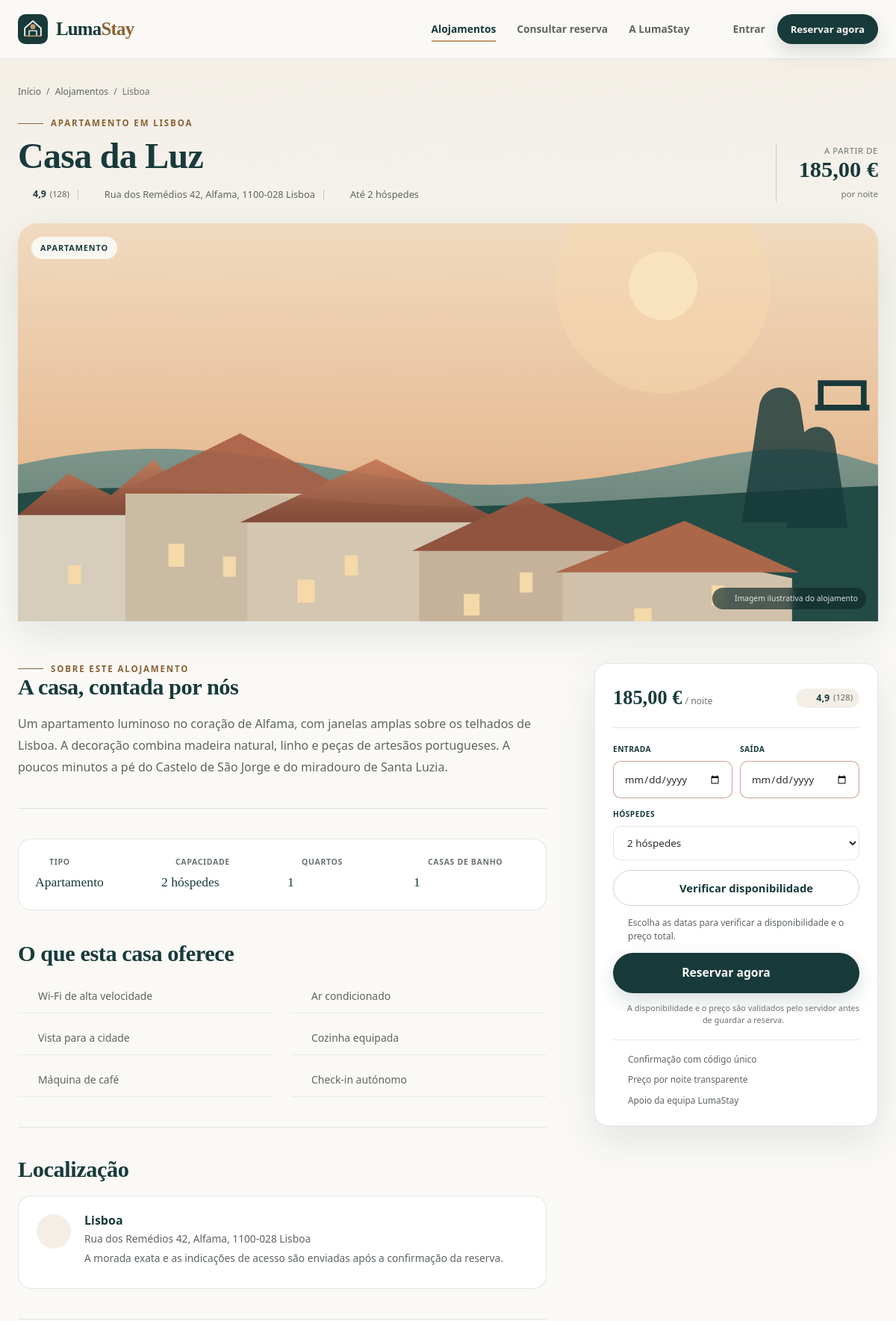
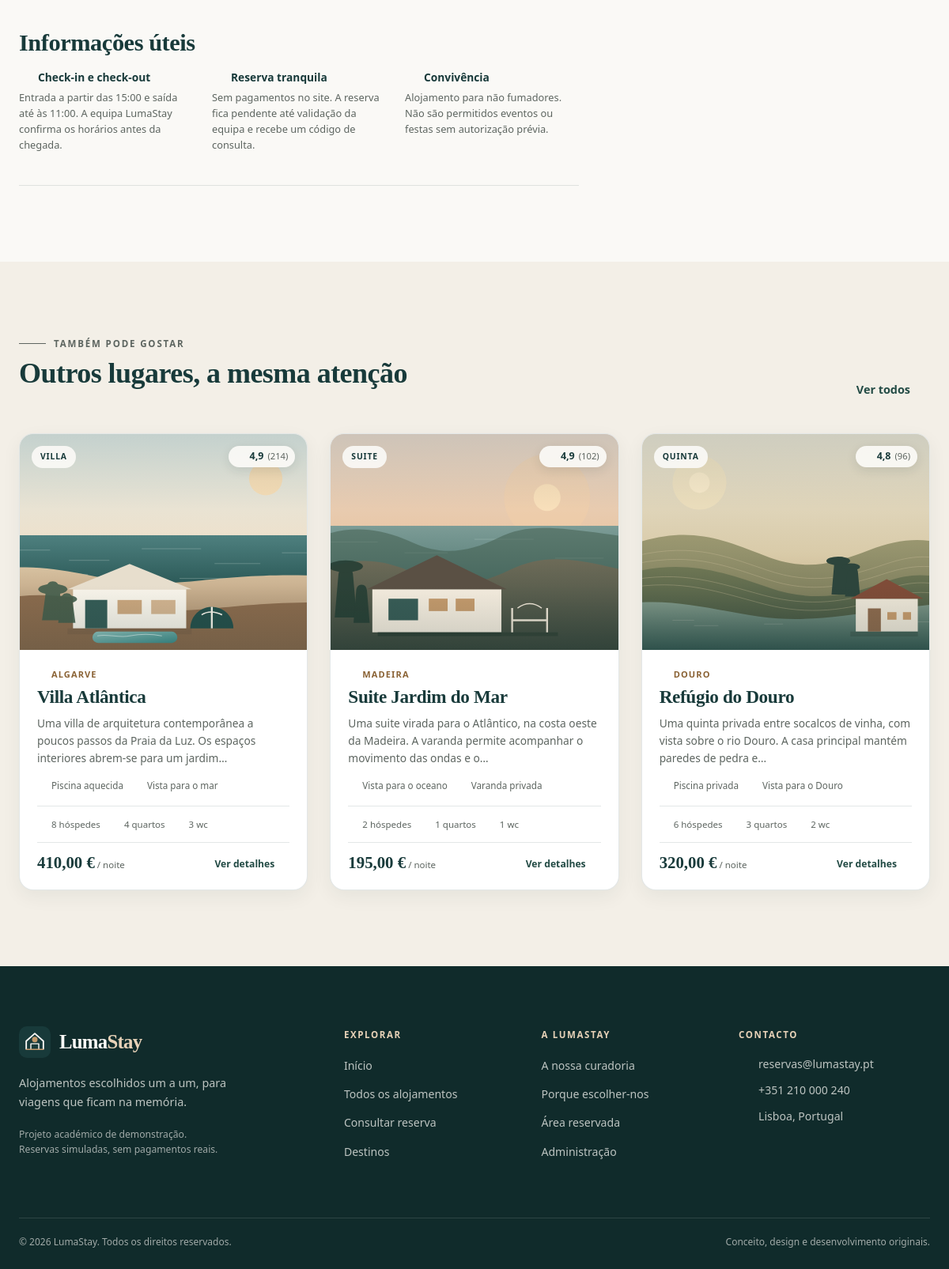
The page /alojamento.php?id=1 on the database its author committed (2 pictures, top to bottom).
### tables this page shows
CREATE TABLE accommodations (
    id              INT UNSIGNED NOT NULL AUTO_INCREMENT,
    name            VARCHAR(150) NOT NULL,
    slug            VARCHAR(170) NOT NULL,
    description     TEXT NOT NULL,
    location        VARCHAR(120) NOT NULL,
    address         VARCHAR(255) NOT NULL,
    type            VARCHAR(40) NOT NULL,
    price_per_night DECIMAL(10,2) NOT NULL,
    capacity        TINYINT UNSIGNED NOT NULL,
    bedrooms        TINYINT UNSIGNED NOT NULL,
    bathrooms       TINYINT UNSIGNED NOT NULL,
    amenities       JSON NOT NULL,
    image_url       VARCHAR(255) NOT NULL,
    rating          DECIMAL(2,1) NOT NULL DEFAULT 4.8,
    review_count    INT UNSIGNED NOT NULL DEFAULT 0,
    active          TINYINT(1) NOT NULL DEFAULT 1,
    featured        TINYINT(1) NOT NULL DEFAULT 0,
    created_at      TIMESTAMP NOT NULL DEFAULT CURRENT_TIMESTAMP,
    updated_at      TIMESTAMP NOT NULL DEFAULT CURRENT_TIMESTAMP ON UPDATE CURRENT_TIMESTAMP,
    PRIMARY KEY (id),
    UNIQUE KEY uq_accommodations_slug (slug),
    KEY idx_accommodations_location (location),
    KEY idx_accommodations_active (active),
    KEY idx_accommodations_price (price_per_night),
    KEY idx_accommodations_type (type),
    CONSTRAINT chk_accommodations_price CHECK (price_per_night > 0),
    CONSTRAINT chk_accommodations_capacity CHECK (capacity BETWEEN 1 AND 30),
    CONSTRAINT chk_accommodations_bedrooms CHECK (bedrooms BETWEEN 0 AND 20),
    CONSTRAINT chk_accommodations_bathrooms CHECK (bathrooms BETWEEN 1 AND 20),
    CONSTRAINT chk_accommodations_rating CHECK (rating BETWEEN 0 AND 5),
    CONSTRAINT chk_accommodations_active CHECK (active IN (0, 1)),
    CONSTRAINT chk_accommodations_featured CHECK (featured IN (0, 1))
);

### alojamento.php (the view, shortened to what the rows shown need)
<?php
$pdo = db();
$accommodationId = input_int('id', 'get', 0) ?? 0;
$accommodation = find_accommodation($accommodationId);
    ?>
    <?php
$amenities = amenities_decode($accommodation['amenities']);
$similarStmt = $pdo->prepare(
    "SELECT * FROM accommodations
     WHERE active = 1 AND id <> :id AND location = :location
     ORDER BY rating DESC, review_count DESC
     LIMIT 3"
);
$similarStmt->execute([':id' => (int) $accommodation['id'], ':location' => $accommodation['location']]);
$similar = $similarStmt->fetchAll();
if ($similar === []) {
    $fallbackStmt = $pdo->prepare(
        "SELECT * FROM accommodations
         WHERE active = 1 AND id <> :id
         ORDER BY rating DESC, review_count DESC
         LIMIT 3"
    );
    $fallbackStmt->execute([':id' => (int) $accommodation['id']]);
    $similar = $fallbackStmt->fetchAll();
}
include __DIR__ . '/includes/header.php';
?>
<section class="detail-hero">
    <div class="container">
        <nav class="breadcrumb" aria-label="Trilho de navegação">
            <a href="<?= e(url('index.php')) ?>">Início</a>
            <span aria-hidden="true">/</span>
            <a href="<?= e(url('alojamentos.php')) ?>">Alojamentos</a>
            <span aria-hidden="true">/</span>
            <span><?= e($accommodation['location']) ?></span>
        </nav>
        <div class="detail-heading">
            <div>
                <p class="eyebrow"><span class="eyebrow-line"></span> <?= e(type_label((string) $accommodation['type'])) ?> em <?= e($accommodation['location']) ?></p>
                <h1><?= e($accommodation['name']) ?></h1>
                <div class="detail-heading-meta">
                    <?= rating_badge((float) $accommodation['rating'], (int) $accommodation['review_count']) ?>
                    <span><?= icon('pin') ?> <?= e($accommodation['address']) ?></span>
                    <span><?= icon('users') ?> Até <?= e($accommodation['capacity']) ?> hóspedes</span>
                </div>
            </div>
            <div class="detail-heading-price">
                <span>A partir de</span>
                <strong><?= e(money((float) $accommodation['price_per_night'])) ?></strong>
                <small>por noite</small>
            </div>
        </div>
        <figure class="detail-gallery">
            <img src="<?= e(image_src((string) $accommodation['image_url'])) ?>"
                 alt="<?= e($accommodation['name'] . ' — ' . $accommodation['location']) ?>"
                 data-fallback="<?= e(asset('images/fallback.svg')) ?>">
            <figcaption><?= icon('sparkles') ?> Imagem ilustrativa do alojamento</figcaption>
            <span class="detail-gallery-type"><?= e(type_label((string) $accommodation['type'])) ?></span>
        </figure>
    </div>
</section>
<section class="section detail-section">
    <div class="container detail-layout">
        <div class="detail-main">
            <div class="detail-block detail-intro">
                <p class="eyebrow"><span class="eyebrow-line"></span> Sobre este alojamento</p>
                <h2>A casa, contada por nós</h2>
                <p><?= nl2br(e((string) $accommodation['description'])) ?></p>
            </div>
            <dl class="detail-facts">
                <div>
                    <dt><?= icon('home') ?> Tipo</dt>
                    <dd><?= e(type_label((string) $accommodation['type'])) ?></dd>
                </div>
                <div>
                    <dt><?= icon('users') ?> Capacidade</dt>
                    <dd><?= e($accommodation['capacity']) ?> hóspedes</dd>
                </div>
                <div>
                    <dt><?= icon('bed') ?> Quartos</dt>
                    <dd><?= e($accommodation['bedrooms']) ?></dd>
                </div>
                <div>
                    <dt><?= icon('bath') ?> Casas de banho</dt>
                    <dd><?= e($accommodation['bathrooms']) ?></dd>
                </div>
            </dl>
            <div class="detail-block">
                <h2>O que esta casa oferece</h2>
                <?php if ($amenities === []): ?>
                    <p class="muted">As comodidades serão confirmadas pela equipa LumaStay.</p>
                <?php else: ?>
                    <ul class="amenities-grid">
                        <?php foreach ($amenities as $amenity): ?>
                            <li><?= icon(amenity_icon($amenity)) ?> <span><?= e($amenity) ?></span></li>
                        <?php endforeach; ?>
                    </ul>
                <?php endif; ?>
            </div>
            <div class="detail-block detail-location">
                <h2>Localização</h2>
                <div class="location-card">
                    <div>
                        <h3><?= e($accommodation['location']) ?></h3>
                        <p><?= e($accommodation['address']) ?></p>
                        <p class="muted">A morada exata e as indicações de acesso são enviadas após a confirmação da reserva.</p>
                    </div>
                </div>
            </div>
            <div class="detail-block">
                <h2>Informações úteis</h2>
            </div>
        </div>
        <aside class="booking-card" id="reserva" aria-label="Reservar este alojamento">
            <div class="booking-card-head">
                <div>
                    <span class="booking-price"><?= e(money((float) $accommodation['price_per_night'])) ?></span>
                    <span class="booking-price-unit">/ noite</span>
                </div>
                <?= rating_badge((float) $accommodation['rating'], (int) $accommodation['review_count']) ?>
            </div>
        </aside>
    </div>
</section>
<?php if ($similar !== []): ?>
<section class="section section-similar">
    <div class="container">
        <div class="section-heading">
            <div>
                <h2>Outros lugares, a mesma atenção</h2>
            </div>
        </div>
        <div class="stay-grid">
            <?php foreach ($similar as $cardAccommodation): ?>
                <?php include __DIR__ . '/includes/accommodation-card.php'; ?>
            <?php endforeach; ?>
        </div>
    </div>
</section>
<?php endif; ?>
<?php include __DIR__ . '/includes/footer.php'; ?>

### includes/functions.php (shortened to what the rows shown need)
<?php
require_once __DIR__ . '/../config/database.php';
function e(mixed $value): string
{
    return htmlspecialchars((string) $value, ENT_QUOTES | ENT_SUBSTITUTE, 'UTF-8');
}
function base_url(): string
{
    static $base = null;
    if ($base !== null) {
        return $base;
    }
    $scriptName = str_replace('\\', '/', $_SERVER['SCRIPT_NAME'] ?? '/index.php');
    $directory = str_replace('\\', '/', dirname($scriptName));
    if ($directory === '/' || $directory === '.' || $directory === '\\') {
        $directory = '';
    }
    $base = rtrim($directory, '/');
    return $base;
}
function url(string $path = ''): string
{
    return base_url() . '/' . ltrim($path, '/');
}
function asset(string $path): string
{
    return url('assets/' . ltrim($path, '/'));
}
function input_string(string $key, string $source = 'post', string $default = ''): string
{
    $data = $source === 'get' ? $_GET : $_POST;
    $value = $data[$key] ?? $default;
    return is_string($value) ? trim($value) : $default;
}
function input_int(string $key, string $source = 'post', ?int $default = null): ?int
{
    $value = input_string($key, $source, '');
    if ($value === '' || !preg_match('/^-?\d+$/', $value)) {
        return $default;
    }
    return (int) $value;
}
function money(float|int|string $amount): string
{
    return number_format((float) $amount, 2, ',', ' ') . ' €';
}
function excerpt(string $text, int $limit = 150): string
{
    $text = trim(preg_replace('/\s+/', ' ', strip_tags($text)) ?? '');
    if (function_exists('mb_strlen') && function_exists('mb_substr')) {
        $cut = mb_substr($text, 0, $limit + 1, 'UTF-8');
    } else {
        if (strlen($text) <= $limit) {
            return $text;
        }
        $cut = substr($text, 0, $limit + 1);
    }
    $lastSpace = strrpos($cut, ' ');
    if ($lastSpace !== false && $lastSpace > (int) ($limit * 0.6)) {
        $cut = substr($cut, 0, $lastSpace);
    }
    return rtrim($cut, " \t\n\r\0\x0B.,;:") . '…';
}
function image_src(?string $path): string
{
    $path = trim((string) $path);
    if (str_starts_with($path, 'assets/')) {
        return url($path);
    }
    return asset('images/' . ltrim($path, '/'));
}
function amenities_decode(mixed $amenities): array
{
    $decoded = json_decode($amenities, true);
    if (is_array($decoded)) {
        return array_values(array_filter(array_map('strval', $decoded)));
    }
    return array_values(array_filter(array_map('trim', explode(',', $amenities))));
}
function amenity_icon(string $amenity): string
{
    $value = strtolower($amenity);
    $map = [
        'wifi'            => 'wifi',
        'wi-fi'           => 'wifi',
        'piscina'         => 'pool',
        'pequeno-almoço'  => 'coffee',
        'pequeno-almoco'  => 'coffee',
        'estacionamento'  => 'car',
        'lareira'         => 'flame',
        'ar condicionado' => 'snow',
        'praia'           => 'beach',
        'jardim'          => 'leaf',
        'churrasqueira'   => 'grill',
        'máquina de lavar'=> 'washer',
        'maquina de lavar'=> 'washer',
        'berço'           => 'baby',
        'berco'           => 'baby',
        'cozinha'         => 'kitchen',
        'kitchenette'     => 'kitchen',
        'vista'           => 'eye',
        'check-in'        => 'key',
        'varanda'         => 'sun',
        'terraço'         => 'sun',
        'terraco'         => 'sun',
        'pomar'           => 'leaf',
        'olival'          => 'leaf',
        'acesso à praia'  => 'beach',
    ];
    foreach ($map as $needle => $iconName) {
        if (str_contains($value, $needle)) {
            return $iconName;
        }
    }
    return 'check';
}
function accommodation_types(): array
{
    return [
        'apartamento' => 'Apartamento',
        'casa'        => 'Casa',
        'villa'       => 'Villa',
        'quinta'      => 'Quinta',
        'suite'       => 'Suite',
        'loft'        => 'Loft',
        'refúgio'     => 'Refúgio',
    ];
}
function type_label(string $type): string
{
    return accommodation_types()[$type] ?? ucfirst($type);
}
function find_accommodation(int $id, bool $includeInactive = false): array|false
{
    $sql = 'SELECT * FROM accommodations WHERE id = :id';
    if (!$includeInactive) {
        $sql .= ' AND active = 1';
    }
    $sql .= ' LIMIT 1';
    $stmt = db()->prepare($sql);
    $stmt->execute([':id' => $id]);
    $accommodation = $stmt->fetch();
    return is_array($accommodation) ? $accommodation : false;
}
function rating_badge(float|string $rating, int $reviews = 0): string
{
    $html = '<span class="rating-badge">' . icon('star', 'rating-star') . '<strong>' . e(number_format((float) $rating, 1, ',', '')) . '</strong>';
    if ($reviews > 0) {
        $html .= '<span class="rating-count">(' . e($reviews) . ')</span>';
    }
    return $html . '</span>';
}
function icon(string $name, string $class = ''): string
{
    $allowed = ['search','calendar','users','user','bed','bath','pin','star','arrow-right','arrow-left','chevron-left','chevron-right','menu','close','check','shield','sparkles','leaf','wifi','pool','coffee','car','flame','snow','beach','grill','washer','baby','kitchen','eye','key','sun','home','building','chart','clipboard','settings','logout','edit','trash','plus','power','alert','info','mail','phone','clock','filter','grid','lock','tag','moon'];
    $key = in_array($name, $allowed, true) ? $name : 'info';
    $body = $paths[$key];
    $classAttribute = $class !== '' ? ' ' . e($class) : '';
    return '<svg class="icon' . $classAttribute . '" viewBox="0 0 24 24" fill="none" stroke="currentColor" stroke-width="1.7" stroke-linecap="round" stroke-linejoin="round" aria-hidden="true" focusable="false">' . $body . '</svg>';
}

### includes/accommodation-card.php (shortened to what the rows shown need)
<?php
$cardAccommodation = $cardAccommodation ?? [];
$cardParams = ['id' => (int) ($cardAccommodation['id'] ?? 0)];
$cardUrl = url('alojamento.php') . '?' . http_build_query($cardParams);
$cardAmenities = amenities_decode($cardAccommodation['amenities'] ?? '');
$cardImage = image_src($cardAccommodation['image_url'] ?? '');
$cardName = (string) ($cardAccommodation['name'] ?? 'Alojamento LumaStay');
?>
<article class="stay-card">
    <a class="stay-card-link" href="<?= e($cardUrl) ?>">
        <div class="stay-card-media">
            <img src="<?= e($cardImage) ?>"
                 alt="<?= e($cardName . ' em ' . ($cardAccommodation['location'] ?? 'Portugal')) ?>"
                 loading="lazy"
                 data-fallback="<?= e(asset('images/fallback.svg')) ?>">
            <span class="stay-card-type"><?= e(type_label((string) ($cardAccommodation['type'] ?? ''))) ?></span>
            <?= rating_badge((float) ($cardAccommodation['rating'] ?? 0), (int) ($cardAccommodation['review_count'] ?? 0)) ?>
        </div>
        <div class="stay-card-body">
            <p class="stay-card-location"><?= icon('pin') ?> <?= e($cardAccommodation['location'] ?? '') ?></p>
            <h3><?= e($cardName) ?></h3>
            <p class="stay-card-description"><?= e(excerpt((string) ($cardAccommodation['description'] ?? ''), 118)) ?></p>
            <?php if ($cardAmenities !== []): ?>
                <ul class="stay-card-amenities" aria-label="Comodidades principais">
                    <?php foreach (array_slice($cardAmenities, 0, 2) as $amenity): ?>
                        <li><?= icon(amenity_icon($amenity)) ?> <?= e($amenity) ?></li>
                    <?php endforeach; ?>
                </ul>
            <?php endif; ?>
            <div class="stay-card-meta">
                <span><?= icon('users') ?> <?= e($cardAccommodation['capacity'] ?? 0) ?> hóspedes</span>
                <span><?= icon('bed') ?> <?= e($cardAccommodation['bedrooms'] ?? 0) ?> quartos</span>
                <span><?= icon('bath') ?> <?= e($cardAccommodation['bathrooms'] ?? 0) ?> wc</span>
            </div>
            <div class="stay-card-footer">
                <p class="stay-card-price"><strong><?= e(money((float) ($cardAccommodation['price_per_night'] ?? 0))) ?></strong><span> / noite</span></p>
                <span class="stay-card-cta">Ver detalhes <?= icon('arrow-right') ?></span>
            </div>
        </div>
    </a>
</article>

### rows shown on the page
accommodations: location "Lisboa", type "APARTAMENTO", location "LISBOA", name "Casa da Luz", review_count "128 128", address "Rua dos Remédios 42, Alfama, 1100-028 Lisboa", capacity "2", price_per_night "185,00 €", image_url (picture), description "Um apartamento luminoso no coração de Alfama, com janelas amplas sobre os telhados de Lisboa. A decoração combina madeira natural, linho e peças de artesãos portugueses. A poucos minutos a pé do Castelo de São Jorge e do miradouro de Santa Luzia.", type "Apartamento", bedrooms "1", bathrooms "1", amenities "Wi-Fi de alta velocidade", amenities "Ar condicionado", amenities "Vista para a cidade", amenities "Cozinha equipada", amenities "Máquina de café", amenities "Check-in autónomo"
accommodations: image_url (picture), type "VILLA", rating "4,9", review_count "214", location "ALGARVE", name "Villa Atlântica", description "Uma villa de arquitetura contemporânea a poucos passos da Praia da Luz. Os espaços interiores abrem-se para um jardim…", amenities "Piscina aquecida", amenities "Vista para o mar", capacity "8", bedrooms "4", bathrooms "3", price_per_night "410,00 €"
accommodations: image_url (picture), type "SUITE", rating "4,9", review_count "102", location "MADEIRA", name "Suite Jardim do Mar", description "Uma suite virada para o Atlântico, na costa oeste da Madeira. A varanda permite acompanhar o movimento das ondas e o…", amenities "Vista para o oceano", amenities "Varanda privada", capacity "2", bedrooms "1", bathrooms "1", price_per_night "195,00 €"
accommodations: image_url (picture), type "QUINTA", rating "4,8", review_count "96", location "DOURO", name "Refúgio do Douro", description "Uma quinta privada entre socalcos de vinha, com vista sobre o rio Douro. A casa principal mantém paredes de pedra e…", amenities "Piscina privada", amenities "Vista para o Douro", capacity "6", bedrooms "3", bathrooms "2", price_per_night "320,00 €"

### other values the page prints
$rating "4,9 4,9"
form field guests "2 hóspedes"
